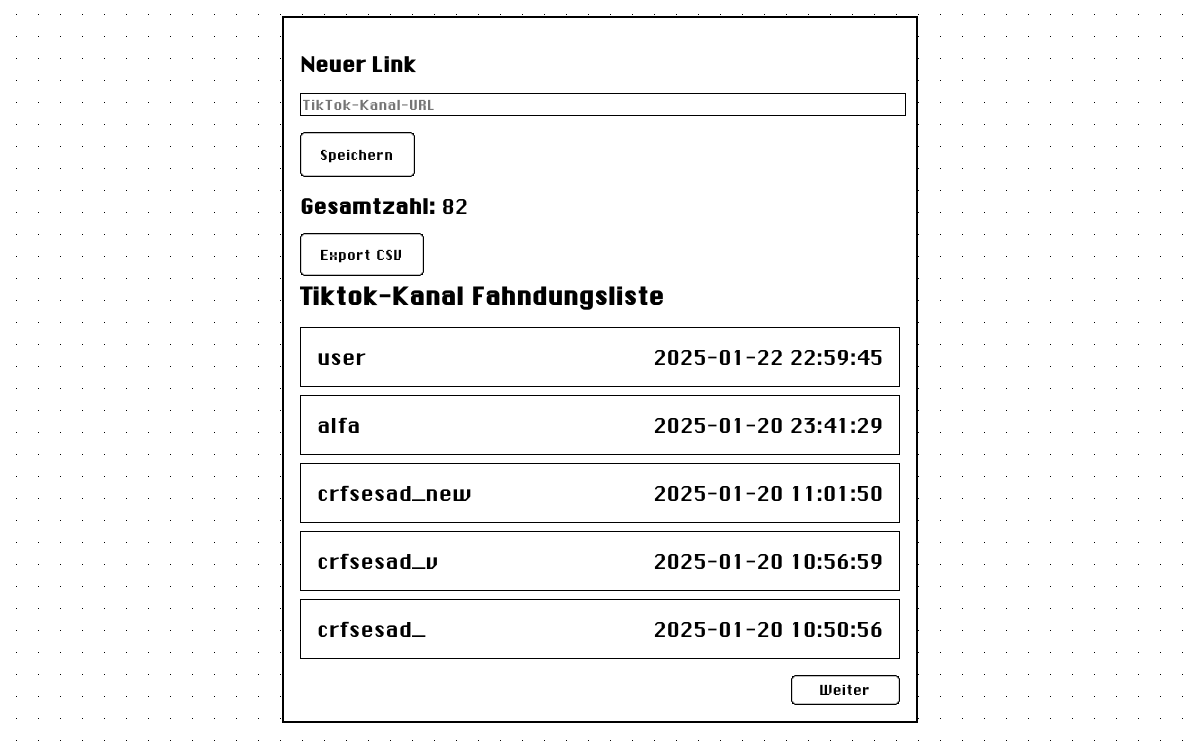
Page /fahndungsliste_db on the earlier database version.
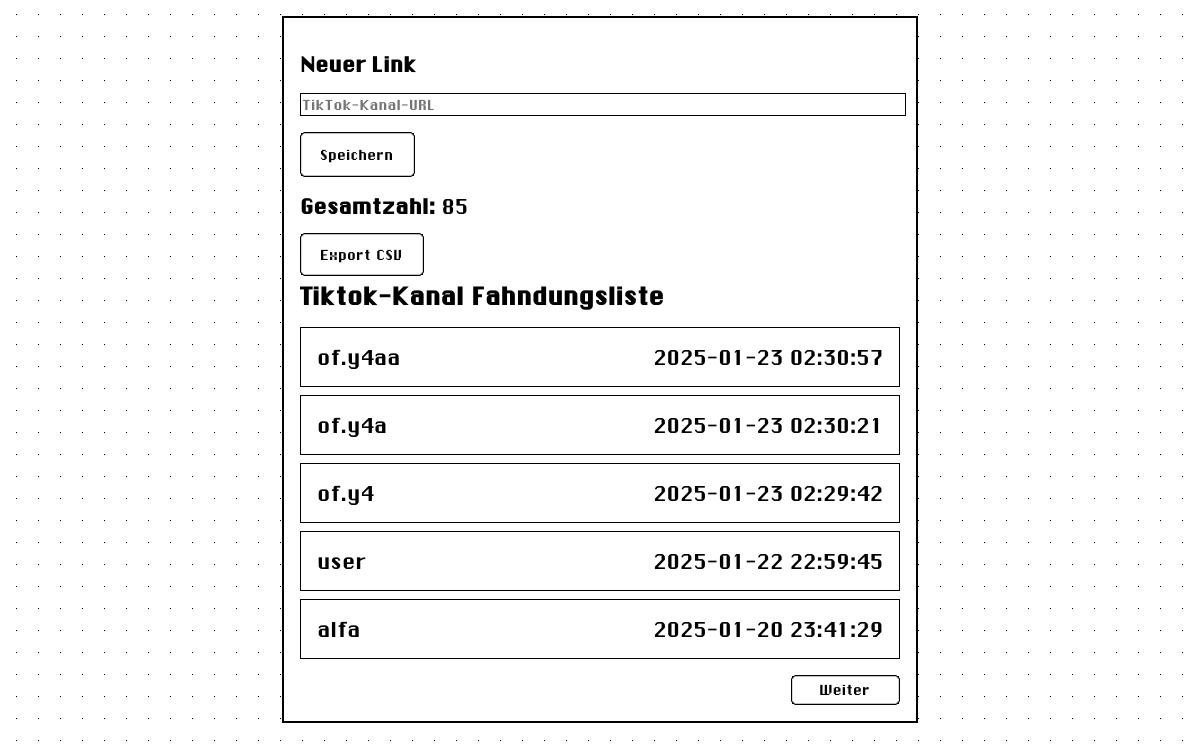
Same page on the later database version.
### tables this page shows
CREATE TABLE links (
                id INTEGER PRIMARY KEY AUTOINCREMENT,
                kanal TEXT,
                zeitstempel TEXT,
                user_agent TEXT,
                ip_address TEXT
            );

### app.py (the view, shortened to what this page needs)
@app.route("/fahndungsliste_db", methods=["GET", "POST"])
def fahndungsliste_db():
    db = get_db()
    page = int(request.args.get("page", 1))
    per_page = 5
    offset = (page - 1) * per_page
    total_links = db.execute("SELECT COUNT(*) AS cnt FROM links").fetchone()["cnt"]
    rows = db.execute("""
        SELECT kanal, zeitstempel
        FROM links
        ORDER BY id DESC
        LIMIT ? OFFSET ?
    """, (per_page, offset)).fetchall()
    fehlermeldung = None
    return render_template(
        "fahndungsliste-modal.html",
        fehlermeldung=fehlermeldung,
        total_links=total_links,
        links=rows,
        page=page,
        per_page=per_page
    )

### app.py (called while the page is built)
def get_db():
    db = getattr(g, "_database", None)
    if db is None:
        db = g._database = sqlite3.connect("datenbank.db")
        db.row_factory = sqlite3.Row
        db.execute("""
            CREATE TABLE IF NOT EXISTS links (
                id INTEGER PRIMARY KEY AUTOINCREMENT,
                kanal TEXT,
                zeitstempel TEXT,
                user_agent TEXT,
                ip_address TEXT
            )
        """)
        db.execute("""
            CREATE TABLE IF NOT EXISTS ip_cooldowns (
                ip TEXT PRIMARY KEY,
                last_submit REAL,
                last_export REAL
            )
        """)
        try:
            db.execute("SELECT last_export FROM ip_cooldowns LIMIT 1")
        except sqlite3.OperationalError:
            db.execute("ALTER TABLE ip_cooldowns ADD COLUMN last_export REAL")
    return db

@app.teardown_appcontext
def close_connection(exception):
    db = getattr(g, "_database", None)
    if db is not None:
        db.close()

### templates/fahndungsliste-modal.html (shortened to what this page needs)
<!DOCTYPE html>
<html lang="de">
<head>
  <link rel="stylesheet" href="{{ url_for('static', filename='system.css') }}">
</head>
<body>
<div style="max-width: 600px; margin: 1rem auto; border: 2px solid #000; padding: 1rem; background: #fff;">
  <h2 class="heading">Neuer Link</h2>
  <form method="post" style="margin-bottom: 1rem;">
    <div class="field-row" style="margin-bottom: 1rem;">
      <div class="tooltip" style="width: 100%; display: block;">
        <input
          type="text"
          name="eingabe_link"
          placeholder="TikTok-Kanal-URL"
          style="width: 100%;"
        >
      </div>
    </div>
    <button type="submit" class="btn" style="font-size: 18px; padding: 0.5rem 1rem;">
      Speichern
    </button>
  </form>
  <p style="margin-top: 1rem; margin-bottom: 0.5rem;">
    <strong>Gesamtzahl:</strong> {{ total_links }}
  </p>
  <p style="margin-bottom:1rem;">
    <a href="{{ url_for('export_csv') }}" class="btn" style="font-size:18px; padding:0.5rem 1rem;">
      Export CSV
    </a>
  </p>
  <h3 style="margin-top: 0; margin-bottom: 1rem;">
    Tiktok-Kanal Fahndungsliste
  </h3>
  <ul class="list-group" style="margin-bottom: 1rem;">
    {% for eintrag in links %}
      <li class="list-group-item">
        {{ eintrag.kanal }}
        <span style="float:right;">{{ eintrag.zeitstempel }}</span>
      </li>
    {% endfor %}
  </ul>
  <div style="display:flex; justify-content: space-between; margin-top: 1rem;">
    {% if links|length >= per_page %}
      <a href="{{ url_for('fahndungsliste_db', page=page + 1) }}" class="btn">
        Weiter
      </a>
    {% else %}
      <span></span>
    {% endif %}
  </div>
</div>
</body>
</html>

### static/system.css (style rules this page uses)
body { background: linear-gradient(90deg, #fff 21px, transparent 1%) 50%, linear-gradient(#fff 21px, transparent 1%) 50%, #000; background-attachment: fixed; background-size: 22px 22px; font-family: Inconsolata, Menlo, Chicago, Geneva; font-size: 20px; }
a { color: #000; text-decoration: underline; }
.heading, h1, h2 { font-family: Chicago; }
.heading, h1 { font-size: 1em; }
h2 { font-size: 2em; }
.btn, .btn-default { background: #fff; border-image: url(button.svg) 30 stretch; border-style: solid; border-width: 5.5px; color: #000; cursor: pointer; font-family: Chicago_12; font-size: 18px; min-height: 20px; min-width: 59px; padding: 0 20px; text-align: center; text-decoration: none; }
input, textarea, select { border: 1.5px solid #000; font-family: Chicago_12; font-size: 18px; }
.tooltip { position: relative; display: inline-block; cursor: pointer; }
.field-row { display: flex; align-items: center; margin: 0.5rem 0; font-family: Chicago_12; font-size: 1em; }
.field-row input[type="text"], .field-row input[type="number"], .field-row input[type="email"] { flex-grow: 1; }
.list-group { list-style: none; padding: 0; margin: 0; }
.list-group-item { padding: 1rem; border: 1px solid #000; margin-bottom: 0.5rem; }

Differences in the rows shown:
no longer on this page (row unchanged): links: kanal "crfsesad_new", zeitstempel "2025-01-20 11:01:50"
no longer on this page (row unchanged): links: kanal "crfsesad_v", zeitstempel "2025-01-20 10:56:59"
no longer on this page (row unchanged): links: kanal "crfsesad_", zeitstempel "2025-01-20 10:50:56"
added links: kanal "of.y4aa", zeitstempel "2025-01-23 02:30:57"
added links: kanal "of.y4a", zeitstempel "2025-01-23 02:30:21"
added links: kanal "of.y4", zeitstempel "2025-01-23 02:29:42"
Other differences:
{{ total_links }}: "82" → "85"
